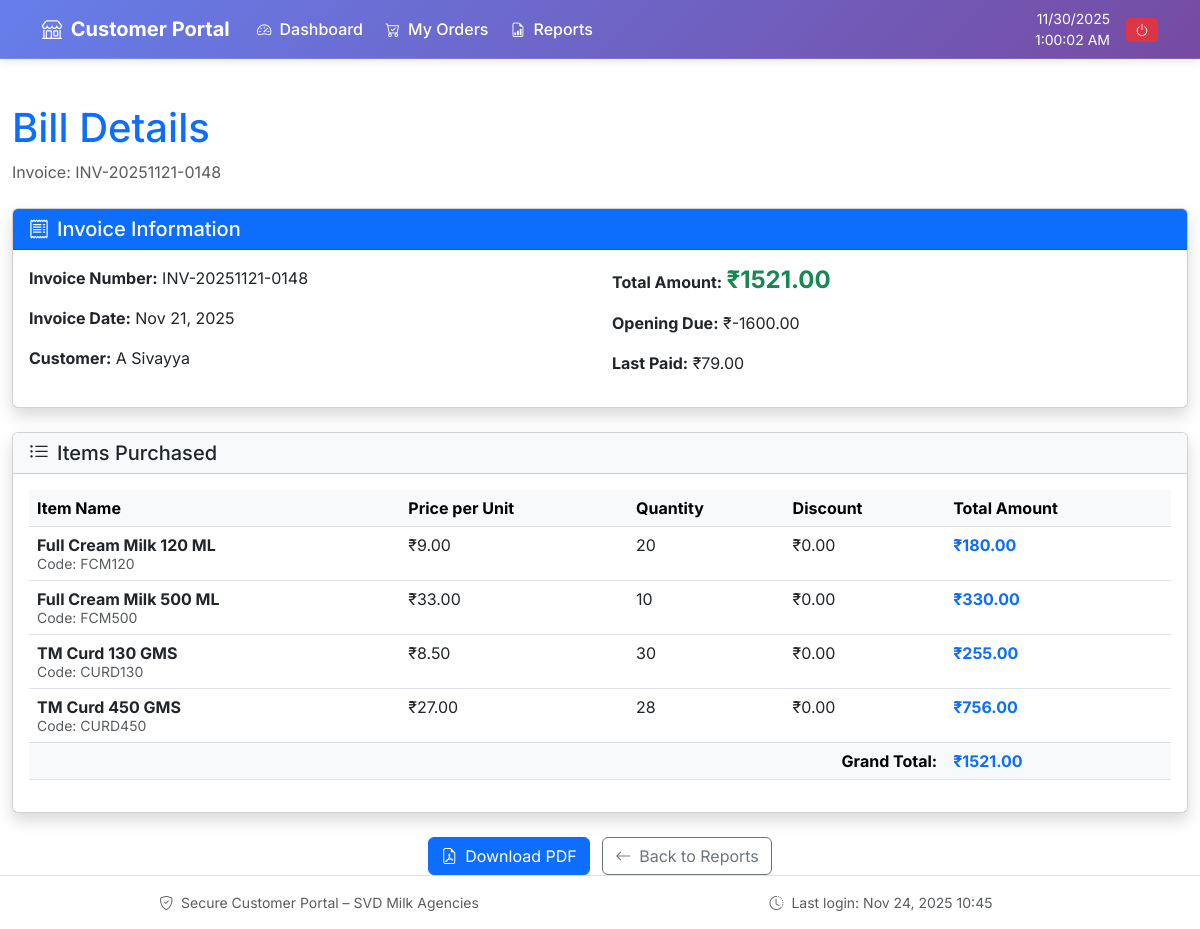
The app's page /customer/bill-details/148/ (signed in), older data.
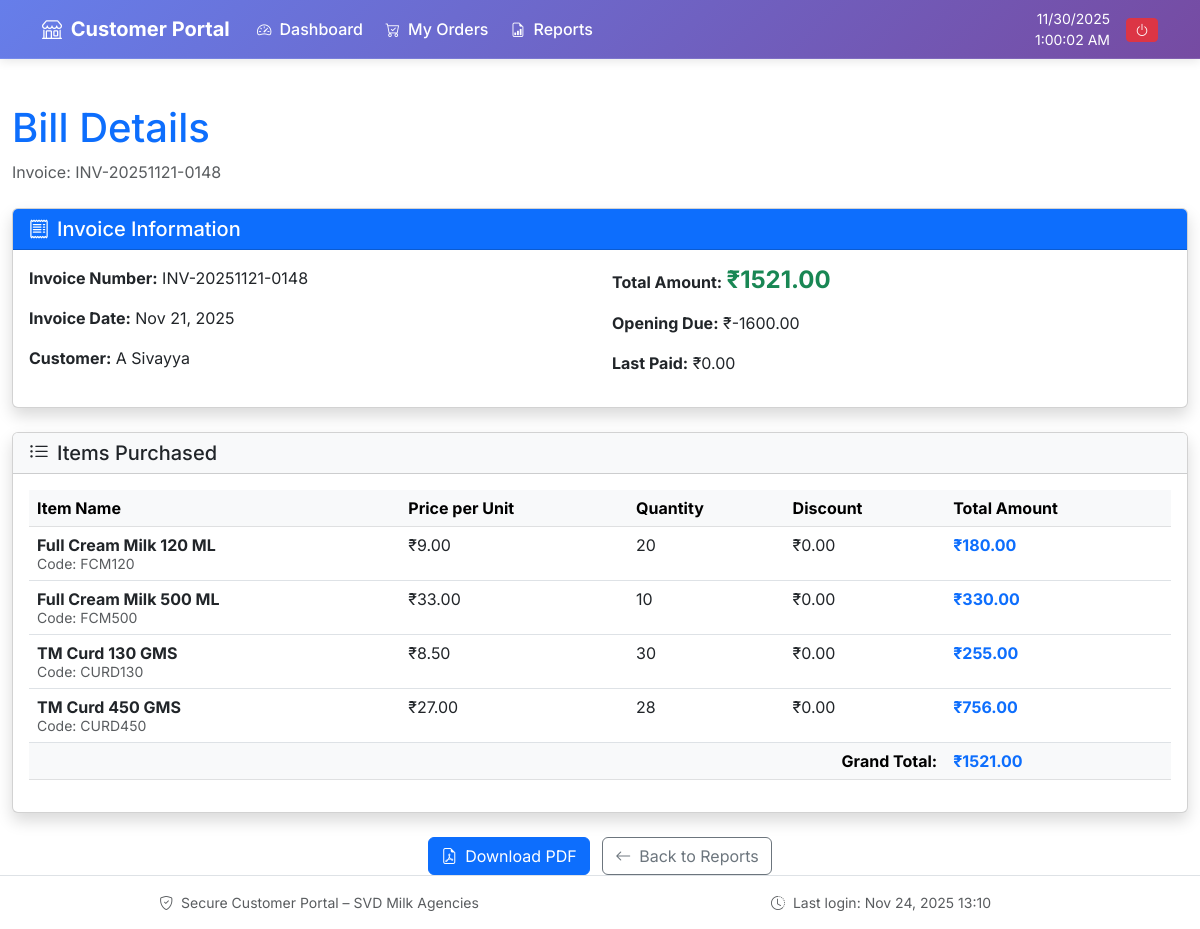
The same page, newer data.
### milk_agency/models.py (models this page shows, shortened)
class Bill(models.Model):
    customer = models.ForeignKey(Customer, on_delete=models.SET_NULL, null=True, blank=True, related_name='bills')
    invoice_number = models.CharField(max_length=50, unique=True)
    invoice_date = models.DateField(default=timezone.now)
    total_amount = models.DecimalField(max_digits=12, decimal_places=2)
    op_due_amount = models.DecimalField(max_digits=12, decimal_places=2, default=0)
    last_paid = models.DecimalField(max_digits=12, decimal_places=2, default=0, help_text="Last paid amount for this bill")
    profit = models.DecimalField(max_digits=12, decimal_places=2, default=0, help_text="Total profit from this bill")
    commission_deducted = models.DecimalField(max_digits=12, decimal_places=2, default=0, help_text="Commission amount deducted from this bill")
    commission_month = models.IntegerField(null=True, blank=True, help_text="Month for which commission was deducted")
    commission_year = models.IntegerField(null=True, blank=True, help_text="Year for which commission was deducted")
    created_at = models.DateTimeField(auto_now_add=True, null=True, blank=True)

class Customer(AbstractBaseUser, PermissionsMixin):
    phone = models.CharField(max_length=20, unique=True, help_text="Phone number for login")
    name = models.CharField(max_length=255)
    shop_name = models.CharField(max_length=255, blank=True, help_text="Name of the customer's shop")
    retailer_id = models.CharField(max_length=100, blank=True, help_text="Unique identifier for the retailer")
    flat_number = models.CharField(max_length=255, blank=True)
    area = models.CharField(max_length=255, blank=True)
    pin_code = models.CharField(max_length=10, blank=True)
    city = models.CharField(max_length=100, blank=True)
    state = models.CharField(max_length=100, blank=True)
    due = models.DecimalField(max_digits=12, decimal_places=2, default=0, help_text="Customer's current balance")
    is_commissioned = models.BooleanField(default=False, help_text="Whether this customer is eligible for commission calculation")
    frozen = models.BooleanField(default=False)
    last_login = models.DateTimeField(blank=True, null=True)
    is_active = models.BooleanField(default=True)
    is_staff = models.BooleanField(default=False)  # Needed to access admin site
    objects = CustomerManager()
    USERNAME_FIELD = "phone"
    REQUIRED_FIELDS = ["name"]
    groups = models.ManyToManyField(
        'auth.Group',
        related_name='customer_groups',
        blank=True,
        help_text='The groups this customer belongs to.',
        verbose_name='groups',
    )
    user_permissions = models.ManyToManyField(
        'auth.Permission',
        related_name='customer_permissions',
        blank=True,
        help_text='Specific permissions for this customer.',
        verbose_name='user permissions',
    )
    class Meta:
        ordering = ["name"]

### customer_portal/views.py (the view)
# urls.py: path('bill-details/<int:bill_id>/', views.bill_details, name='bill_details'),
@never_cache
@login_required
def bill_details(request, bill_id):
    bill = get_object_or_404(Bill, id=bill_id, customer=request.user)
    bill_items = bill.items.all().select_related('item')
    context = {
        'bill': bill,
        'bill_items': bill_items,
    }
    return render(request, 'customer_portal/bill_details.html', context)

### customer_portal/authentication.py (called while the page is built)
    def get_user(self, user_id):
        try:
            return Customer.objects.get(pk=user_id)
        except Customer.DoesNotExist:
            return None

### templates/customer_portal/bill_details.html (shortened to what the changed rows need)
﻿{% extends 'customer_portal/base.html' %}
{% load static %}
{% block extra_css %}
<link rel="stylesheet" href="{% static 'css/customer_portal/bill_details.css' %}">
{% endblock %}
{% block content %}
<div class="container-fluid mt-4">
    <div class="row mb-4" style="margin-top: 70px;">
        <div class="col-12">
            <div class="d-flex justify-content-between align-items-center">
                <div>
                    <h1 class="text-primary mb-2">Bill Details</h1>
                    <p class="text-muted mb-0">Invoice: {{ bill.invoice_number }}</p>
                </div>
            </div>
        </div>
    </div>
    <div class="row mb-4">
        <div class="col-12">
            <div class="card shadow">
                <div class="card-body">
                    <div class="row">
                        <div class="col-md-6">
                            <div class="mb-3">
                                <strong>Invoice Number:</strong> {{ bill.invoice_number }}
                            </div>
                            <div class="mb-3">
                                <strong>Invoice Date:</strong> {{ bill.invoice_date|date:"M d, Y" }}
                            </div>
                            <div class="mb-3">
                                <strong>Customer:</strong> {{ bill.customer.name }}
                            </div>
                        </div>
                        <div class="col-md-6">
                            <div class="mb-3">
                                <strong>Total Amount:</strong>
                                <span class="h4 text-success fw-bold">₹{{ bill.total_amount|floatformat:2 }}</span>
                            </div>
                            <div class="mb-3">
                                <strong>Opening Due:</strong> ₹{{ bill.op_due_amount|floatformat:2 }}
                            </div>
                            <div class="mb-3">
                                <strong>Last Paid:</strong> ₹{{ bill.last_paid|floatformat:2 }}
                            </div>
                        </div>
                    </div>
                </div>
            </div>
        </div>
    </div>
    <div class="row">
        <div class="col-12">
            <div class="card shadow">
                <div class="card-body">
                    {% if bill_items %}
                        <div class="table-responsive">
                            <table class="table table-hover">
                                <thead class="table-light">
                                    <tr>
                                        <th>Item Name</th>
                                        <th>Price per Unit</th>
                                        <th>Quantity</th>
                                        <th>Discount</th>
                                        <th>Total Amount</th>
                                    </tr>
                                </thead>
                                <tbody>
                                    {% for item in bill_items %}
                                    <tr>
                                        <td>
                                            <strong>{{ item.item.name }}</strong>
                                            {% if item.item.code %}
                                                <br><small class="text-muted">Code: {{ item.item.code }}</small>
                                            {% endif %}
                                        </td>
                                        <td>₹{{ item.price_per_unit|floatformat:2 }}</td>
                                        <td>{{ item.quantity }}</td>
                                        <td>₹{{ item.discount|floatformat:2 }}</td>
                                        <td>
                                            <span class="fw-bold text-primary">₹{{ item.total_amount|floatformat:2 }}</span>
                                        </td>
                                    </tr>
                                    {% endfor %}
                                </tbody>
                                <tfoot class="table-light">
                                    <tr>
                                        <th colspan="4" class="text-end">Grand Total:</th>
                                        <th class="text-primary fw-bold">₹{{ bill.total_amount|floatformat:2 }}</th>
                                    </tr>
                                </tfoot>
                            </table>
                        </div>
                    {% endif %}
                </div>
            </div>
        </div>
    </div>
</div>
{% endblock %}

### templates/customer_portal/base.html (shortened to what this page needs)
﻿{% load static %}
<!DOCTYPE html>
<html lang="en">
<head>
    <link href="https://cdn.jsdelivr.net/npm/bootstrap@5.3.0/dist/css/bootstrap.min.css" rel="stylesheet">
    <link rel="stylesheet" href="https://cdn.jsdelivr.net/npm/bootstrap-icons@1.10.5/font/bootstrap-icons.css">
    {% block extra_css %}{% endblock %}
    <link rel="stylesheet" href="{% static 'css/customer_portal/base.css' %}">
</head>
<body style="font-family: 'Inter', sans-serif;">
    <nav class="navbar navbar-expand-lg fixed-top custom-navbar py-2">
        <div class="container">
            <a class="navbar-brand text-white fw-bold fs-5" href="{% url 'customer_portal:home' %}">
                <i class="bi bi-shop me-1"></i> Customer Portal
            </a>
            <div class="collapse navbar-collapse" id="customerNavbarNav">
                <ul class="navbar-nav me-auto mt-2 mt-lg-0">
                    {% block nav_links %}
                    <li class="nav-item">
                        <a class="nav-link custom-nav-link text-white" href="{% url 'customer_portal:home' %}">
                            <i class="bi bi-speedometer2 me-1"></i> Dashboard
                        </a>
                    </li>
                    <li class="nav-item">
                        <a class="nav-link custom-nav-link text-white" href="{% url 'customer_portal:customer_orders_dashboard' %}">
                            <i class="bi bi-cart-check me-1"></i> My Orders
                        </a>
                    </li>
                    <li class="nav-item">
                        <a class="nav-link custom-nav-link text-white" href="{% url 'customer_portal:reports_dashboard' %}">
                            <i class="bi bi-file-earmark-bar-graph me-1"></i> Reports
                        </a>
                    </li>
                    {% endblock %}
                </ul>
                <ul class="navbar-nav ms-auto d-flex align-items-center">
                    <li class="nav-item me-3 text-end">
                        <small id="date" class="text-white d-block"></small>
                        <small id="time" class="text-white d-block"></small>
                    </li>
                    <li class="nav-item">
                        <button class="btn btn-danger btn-sm"
                                onclick="if(confirm('Are you sure you want to logout?')) { window.location.href='{% url 'customer_portal:logout' %}'; }">
                            <i class="bi bi-power"></i>
                        </button>
                    </li>
                </ul>
            </div>
        </div>
    </nav>
    <main style="padding-top: 10px; min-height: 80vh;">
        {% block content %}{% endblock %}
    </main>
    <footer class="footer bg-white border-top text-center py-3 mt-auto">
        <div class="container">
            <div class="row g-2 align-items-center">
                <div class="col-md-6 text-muted small">
                    <i class="bi bi-shield-check me-1"></i>
                    Secure Customer Portal – SVD Milk Agencies
                </div>
                <div class="col-md-6 text-muted small">
                    <i class="bi bi-clock-history me-1"></i>
                    Last login:
                    {% if user.last_login %}
                        {{ user.last_login|date:"M d, Y H:i" }}
                    {% else %}
                        Never
                    {% endif %}
                </div>
            </div>
        </div>
    </footer>
</body>
</html>

Row changes from the older to the newer data that the page shows:
changed Bill "INV-20251121-0148": last_paid "79.00" → "0.00"
changed Customer: last_login "Nov 24, 2025 10:45" → "Nov 24, 2025 13:10"
